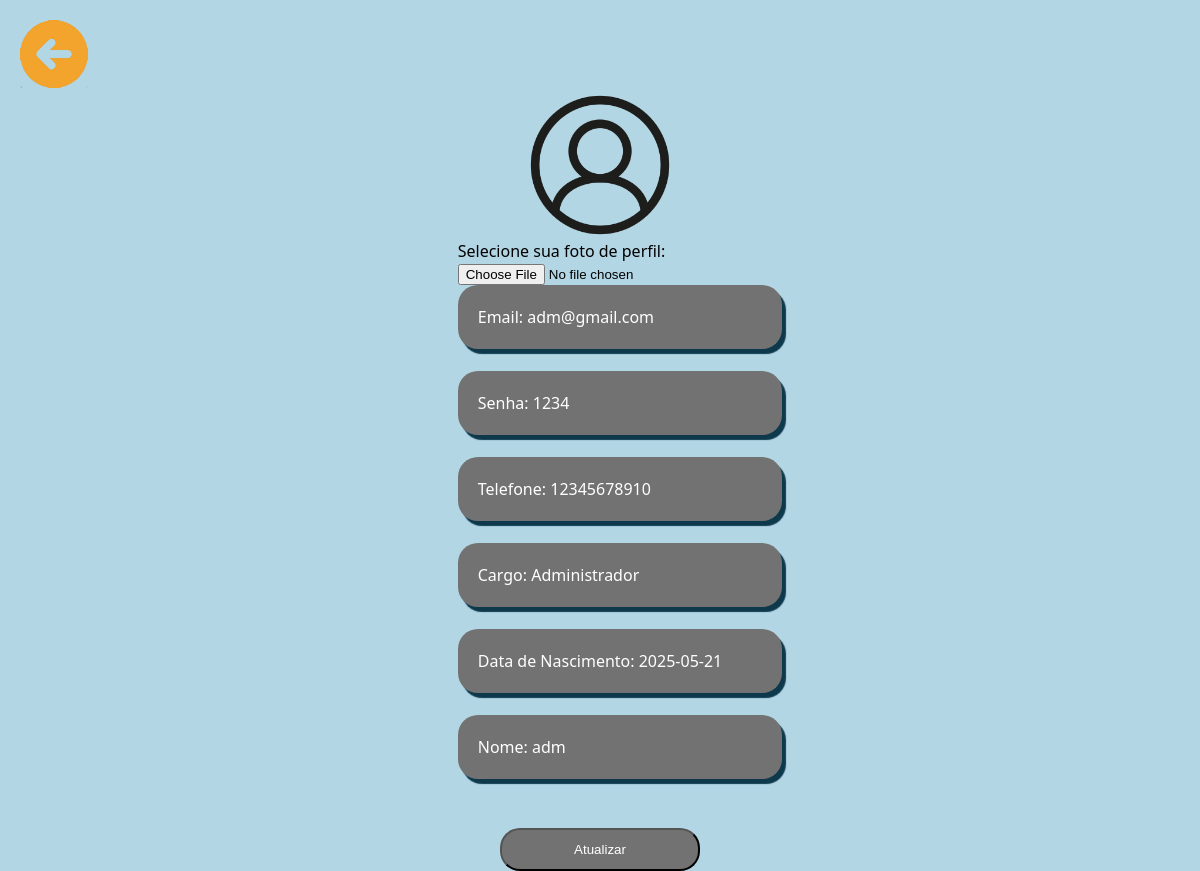
The page /public/perfil.php (signed in) on the database its author committed.
### tables this page shows
CREATE TABLE usuario(
    id_usuario INT PRIMARY KEY AUTO_INCREMENT,
    nome_usuario VARCHAR(255) NOT NULL,
    email_usuario VARCHAR(255) NOT NULL UNIQUE,
    senha_usuario VARCHAR(255) NOT NULL,
    telefone_usuario VARCHAR(20) NOT NULL,
    cargo_usuario ENUM('Administrador','Maquinista','Usuario') NOT NULL,
    nascimento_usuario DATE NOT NULL,
    foto_perfil VARCHAR(255) DEFAULT 'userICON.png',
    cep_usuario VARCHAR(8),
    rua_usuario VARCHAR(100),
    bairro_usuario VARCHAR(100),
    cidade_usuario VARCHAR(100),
    estado_usuario VARCHAR(2)
);

### public/perfil.php (the view, shortened to what this page needs)
<!DOCTYPE html>
<html lang="pt-br">
<head>
    <link rel="stylesheet" href="../style/style.css">
</head>
<body>
    <header style="background-color: rgba(250, 235, 215, 0);">
        <img class="voltarICON" src="../assets/setaICON.png" alt="" onclick="voltar()">
    </header>
    <main>
        <form  method="post" >
            <?php
            include '../db.php';
            $idUser =  $_SESSION['id_usuario'];
            $sql = "SELECT * FROM usuario WHERE id_usuario =  $idUser";
            $result = $mysqli->query($sql);
            $row = $result->fetch_assoc();
            echo "
            <img class='PerfilIcon' src='../assets/foto_perfil/{$row['foto_perfil']}' alt=''>
            <div id='form'>
                <div  class='formCadastro'>
                    <label>Selecione sua foto de perfil:</label><br>
                    <input type='file' name='foto' accept='image/*' required>
                    <div class='inpput'>
                        <p class='relatarInput'> Email: {$row['email_usuario']}</p>
                    </div>
                    <br>
                    <div class='inpput'>
                        <p class='relatarInput'> Senha: {$row['senha_usuario']}</p>
                    </div>
                    <br>
                    <div class='inpput'>
                        <p class='relatarInput'> Telefone: {$row['telefone_usuario']}</p>
                    </div>
                    <br>
                    <div class='inpput'>
                        <p class='relatarInput'> Cargo: {$row['cargo_usuario']}</p>
                    </div>
                    <br>
                    <div class='inpput'>
                        <p class='relatarInput'> Data de Nascimento: {$row['nascimento_usuario']}</p>
                    </div>
                    <br>
                    <div class='inpput'>
                        <p class='relatarInput'> Nome: {$row['nome_usuario']}</p>
                    </div>
                    <br>
                    <br>
                </div>
            </div>
            ";
            ?>
            <div class="relatarButton">
                <button type="submit" class="botaoRelatar"> Atualizar</button>
            </div>
        </form>
    </main>
</body>
</html>

### style/style.css (style rules this page uses)
body { margin: 0; padding: 0; background-color: #B3D6E5; font-family: 'Segoe UI', Tahoma, Geneva, Verdana, sans-serif; }
#form { display: flex; justify-content: center; align-items: center; }
.inpput { background-color: rgb(114, 114, 114); color: white; width: 100%; border-radius: 20px; box-shadow: 4px 5px 1px #0E394C; padding: 5px 20px; }
header { background-color: #4AB9D2; width: 100%; height: 90px; height: 90px; }
.voltarICON { margin: 20px; height: 75%; }
.PerfilIcon { height: 150px; margin: auto; display: flex; justify-content: center; }
.botaoRelatar { background-color: rgb(114, 114, 114); text-align: center; height: 5%; width: 200px; padding: 1%; margin-top: 5px; color: white; text-decoration: none; border-radius: 20px; }
.relatarButton { display: flex; justify-content: center; }

### rows shown on the page
usuario: foto_perfil (picture), email_usuario "adm@gmail.com", senha_usuario "1234", telefone_usuario "12345678910", cargo_usuario "Administrador", nascimento_usuario "2025-05-21", nome_usuario "adm"
